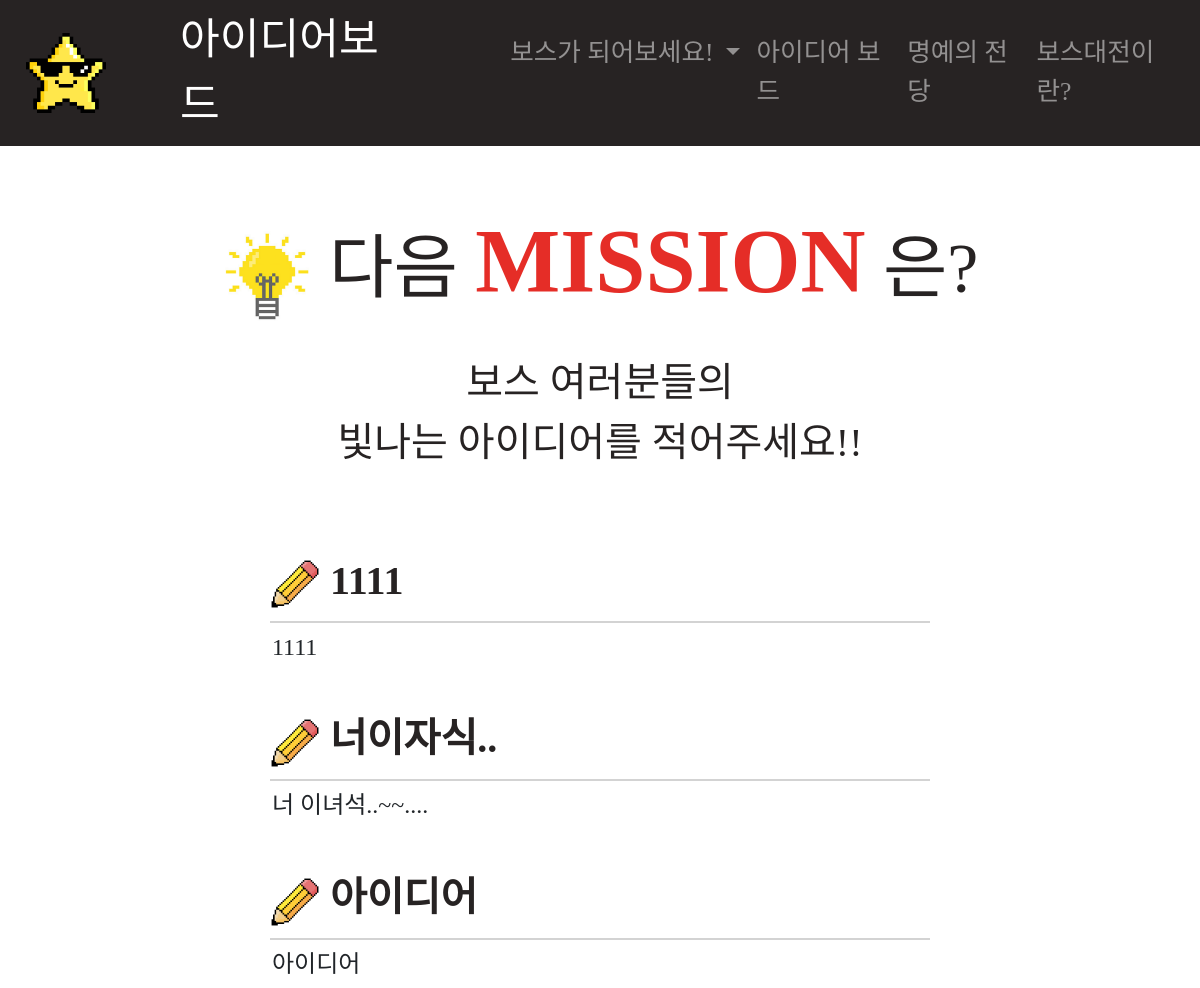
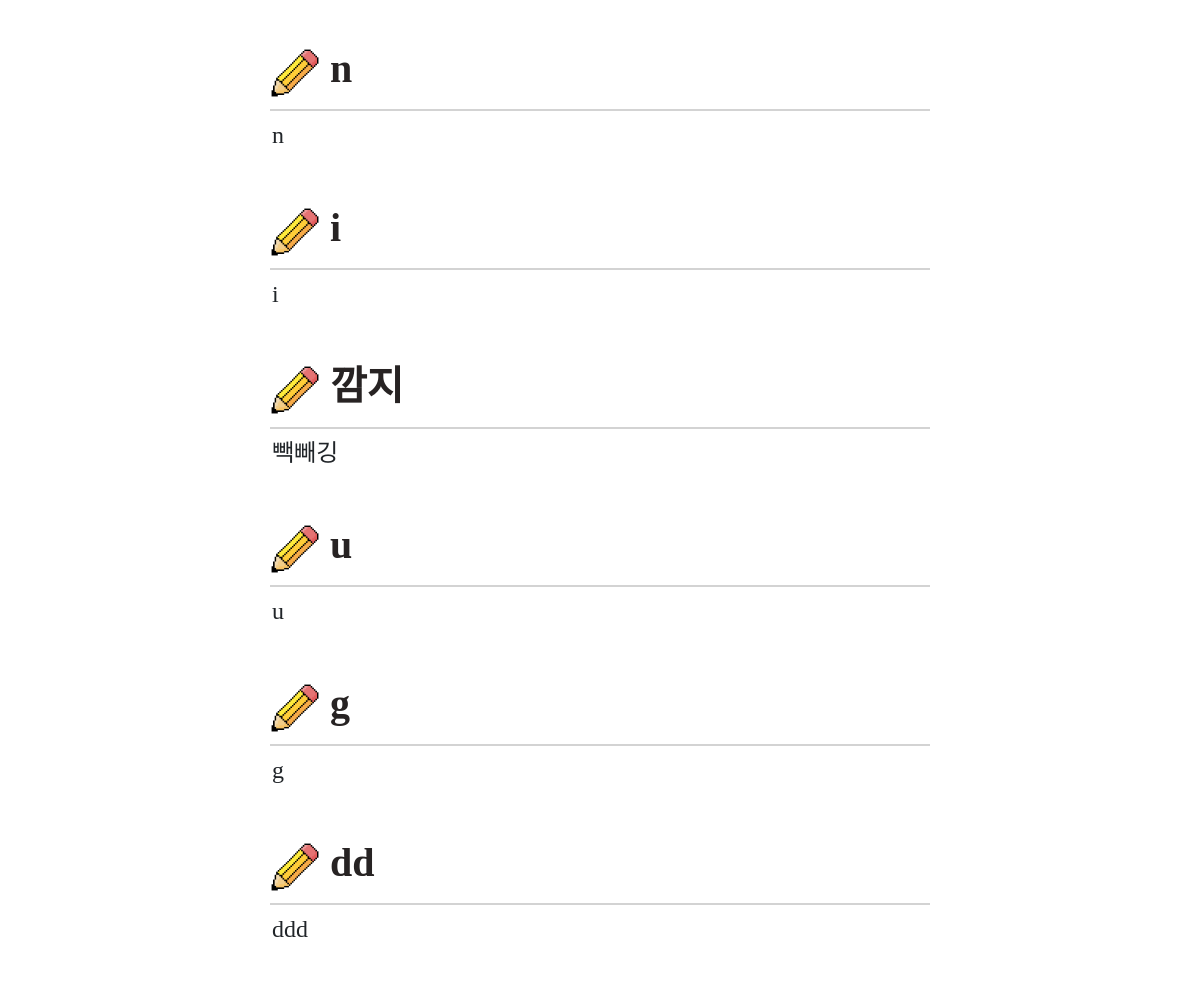
The app's page /idea/ with its own data (2 pictures, top to bottom).
### idea/models.py (models this page shows, shortened)
class Idea(models.Model):
    whoseidea =  models.ForeignKey(User, related_name='whoseidea', on_delete=models.CASCADE)
    title = models.CharField(max_length=200)
    content = models.TextField()
    created_at = models.DateTimeField(auto_now_add=True)

### idea/views.py (the view)
# urls.py: path('', idea.views.ideaboard, name='ideaboard'),
def ideaboard(request):
    ideas = Idea.objects.all().order_by('-id')
    return render(request,'idea/ideaboard.html',{'ideas':ideas})

### idea/templates/idea/ideaboard.html (shortened to what this page needs)
{% extends "base.html" %}
{% load staticfiles %}
{% block centername %}
아이디어보드
{% endblock centername %}
{% block head %}
    <link rel="stylesheet" type="text/css" href="{% static 'idea/idea_board.css' %}">
{% endblock head %}
{% block content %}
<div align="center">
    <br>
    <div class="title_3"><img src="{% static 'idea/img/light.png' %}" width=90px height=90px> 다음 <span class="title_1">MISSION</span> 은?</div>
    <br>
    <div class="content_1">보스 여러분들의<br>빛나는 아이디어를 적어주세요!!</div>
    <br>
    <br>
    {% for idea in ideas %}
    <div class="idea_container">
        <a href="{% url 'ideashow' idea.id %}"><div class="border_1"><div class="title_2"><div align="left"><img src="{% static 'idea/img/pencil.png' %}" width=50px height=50px>&nbsp{{idea.title}}</div></div></div></a>
        <h4>{{idea.content}}</h4>
    </div>
    {% endfor %}
    <br>
    <br>
</div>
{% endblock content %}

### idea/static/idea/idea_board.css (style rules this page uses)
.border_1 { border-bottom: 2px solid #D3D3D3; margin: 10px 50px 10px 50px; padding-top: 10px; padding-bottom: 10px; }
.title_1 { color: #e52d27; font-weight: bold; font-family: 'DungGeunMo'; font-size: 90px; }
.title_2 { color: #272323; font-weight: bold; font-family: 'DungGeunMo'; font-size: 40px; }
.title_3 { color: #272323; font-family: 'DungGeunMo'; font-size: 70px; }
.content_1 { color: #272323; font-family: 'DungGeunMo'; font-size: 40px; }
a,a:hover,a:active { text-decoration: none; color: #272323; }
h4 { font-family: 'DungGeunMo'; text-align: left; margin-left: 52px; }
.idea_container { padding: 10px 20px 10px 20px; background-color: white; width: 800px; }

### records on screen
Idea: title "1111", content "1111"
Idea: title "너이자식..", content "너 이녀석..~~...."
Idea: title "아이디어", content "아이디어"
Idea: title "n", content "n"
Idea: title "i", content "i"
Idea: title "깜지", content "빽빼깅"
Idea: title "u", content "u"
Idea: title "g", content "g"
Idea: title "dd", content "ddd"
